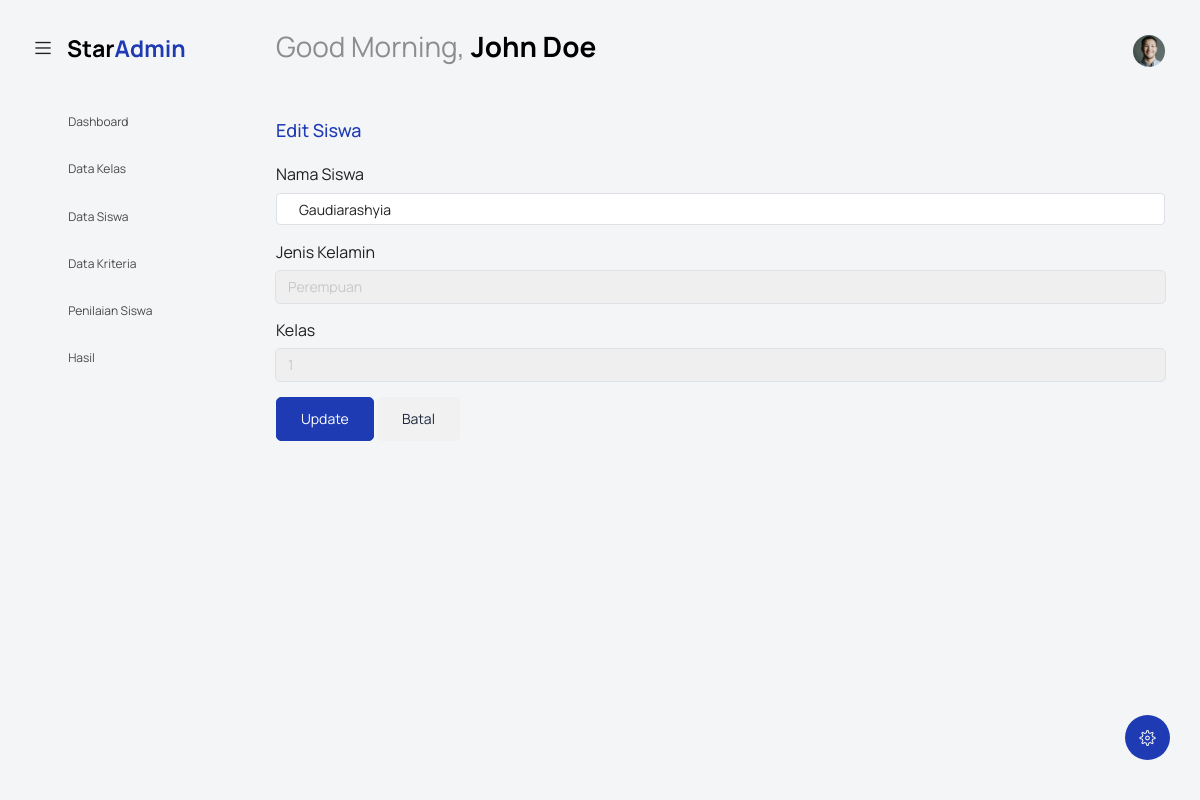
Page /index.php?controller=Siswa&action=edit&id=1 (signed in) on the committed database.
### tables this page shows
CREATE TABLE `siswa` (
  `siswa_id` int NOT NULL,
  `nama_siswa` varchar(100) NOT NULL,
  `jenis_kelamin` enum('L','P') NOT NULL,
  `kelas_id` int NOT NULL,
  `created_at` timestamp NULL DEFAULT CURRENT_TIMESTAMP,
  `updated_at` timestamp NULL DEFAULT CURRENT_TIMESTAMP ON UPDATE CURRENT_TIMESTAMP
);

CREATE TABLE `kelas` (
  `kelas_id` int NOT NULL,
  `nama_kelas` varchar(20) NOT NULL,
  `created_at` timestamp NULL DEFAULT CURRENT_TIMESTAMP,
  `updated_at` timestamp NULL DEFAULT CURRENT_TIMESTAMP ON UPDATE CURRENT_TIMESTAMP
);

### controllers/SiswaController.php (called while the page is built, shortened)
<?php
require_once MODEL_PATH . 'SiswaModel.php';
class SiswaController {
    private $model;
    public function __construct() {
        $this->model = new SiswaModel();
    }
    public function edit() {
        $id = $_GET['id'];
        $data['siswa'] = $this->model->getById($id);
        $data['kelas'] = $this->model->getAllKelas();
        require_once VIEW_PATH . 'siswa/form.php';
    }
}

### koneksi.php (called while the page is built, shortened)
<?php
$host = 'localhost';
$user = 'root';
$pass = '';
$dbname = 'db_sd';
$koneksi = new mysqli($host, $user, $pass, $dbname);
return $koneksi;

### models/SiswaModel.php (called while the page is built, shortened)
<?php
class SiswaModel {
    private $db;
    public function __construct() {
        $this->db = require BASE_PATH . '/koneksi.php';
    }
    public function getById($id) {
        $stmt = $this->db->prepare("
            SELECT s.*, k.nama_kelas
            FROM siswa s
            JOIN kelas k ON s.kelas_id = k.kelas_id
            WHERE s.siswa_id = ?
        ");
        $stmt->bind_param('i', $id);
        $stmt->execute();
        return $stmt->get_result()->fetch_assoc();
    }
    public function getAllKelas() {
        $result = $this->db->query("SELECT * FROM kelas ORDER BY nama_kelas ASC");
        return $result->fetch_all(MYSQLI_ASSOC);
    }
}

### views/siswa/form.php (the view, shortened to what this page needs)
<?php include('template/header.php'); ?>
<body class="with-welcome-text">
  <div class="container-scroller">
    <?php include 'template/navbar.php'; ?>
    <div class="container-fluid page-body-wrapper">
      <?php include 'template/setting_panel.php'; ?>
      <?php include 'template/sidebar.php'; ?>
      <div class="main-panel">
        <div class="content-wrapper">
          <div class="row">
            <div class="col-sm-12">
              <div class="mb-4">
                <h4 class="text-primary"><?= isset($data['siswa']) ? 'Edit' : 'Tambah' ?> Siswa</h4>
              </div>
              <form action="index.php?controller=Siswa&action=<?= isset($data['siswa']) ? 'update' : 'simpan' ?>" method="POST">
                <div class="mb-3">
                  <label for="nama_siswa" class="form-label">Nama Siswa</label>
                  <input type="text" name="nama_siswa" id="nama_siswa" class="form-control" required
                         value="<?= isset($data['siswa']) ? htmlspecialchars($data['siswa']['nama_siswa']) : '' ?>">
                </div>
                <div class="mb-3">
                  <label for="jenis_kelamin" class="form-label">Jenis Kelamin</label>
                  <select name="jenis_kelamin" id="jenis_kelamin" class="form-control" required>
                    <option value="P" <?= (isset($data['siswa']) && $data['siswa']['jenis_kelamin'] == 'P') ? 'selected' : '' ?>>Perempuan</option>
                  </select>
                </div>
                <div class="mb-3">
                  <label for="kelas_id" class="form-label">Kelas</label>
                  <select name="kelas_id" id="kelas_id" class="form-control" required>
                    <?php foreach ($data['kelas'] as $k): ?>
                      <option value="<?= $k['kelas_id'] ?>" <?= (isset($data['siswa']) && $data['siswa']['kelas_id'] == $k['kelas_id']) ? 'selected' : '' ?>>
                        <?= htmlspecialchars($k['nama_kelas']) ?>
                      </option>
                    <?php endforeach; ?>
                  </select>
                </div>
                <button type="submit" class="btn btn-primary"><?= isset($data['siswa']) ? 'Update' : 'Simpan' ?></button>
                <a href="index.php?controller=Siswa&action=index" class="btn btn-secondary">Batal</a>
              </form>
            </div>
          </div>
        </div>
      </div>
    </div>
  </div>
</body>
</html>

### rows in the picture
siswa: nama_siswa "Gaudiarashyia", jenis_kelamin "Perempuan", kelas_id "1"
